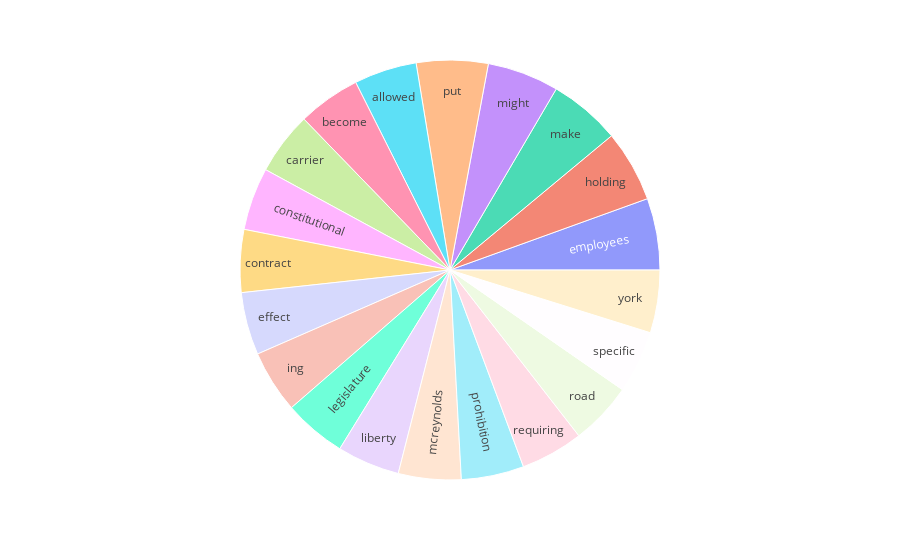

Notebook code cell kept with this figure:
### Code cell
fig = px.sunburst(df, path=['word'], values='count')
fig.show()

### Figure 1 — Plotly figure (JSON) as saved in the notebook; plotly's stock layout.template omitted (floating-point values rounded to 4 significant figures)
{"data": [{"branchvalues": "total", "domain": {"x": [0, 1], "y": [0, 1]}, "hovertemplate": "labels=%{label}<br>count=%{value}<br>parent=%{parent}<br>id=%{id}<extra></extra>", "ids": ["allowed", "become", "carrier", "constitutional", "contract", "effect", "employees", "holding", "ing", "legislature", "liberty", "make", "mcreynolds", "might", "prohibition", "put", "requiring", "road", "specific", "york"], "labels": ["allowed", "become", "carrier", "constitutional", "contract", "effect", "employees", "holding", "ing", "legislature", "liberty", "make", "mcreynolds", "might", "prohibition", "put", "requiring", "road", "specific", "york"], "name": "", "parents": ["", "", "", "", "", "", "", "", "", "", "", "", "", "", "", "", "", "", "", ""], "type": "sunburst", "values": [7, 7, 7, 7, 7, 7, 8, 8, 7, 7, 7, 8, 7, 8, 7, 8, 7, 7, 7, 7]}], "layout": {"legend": {"tracegroupgap": 0}, "margin": {"t": 60}}}
